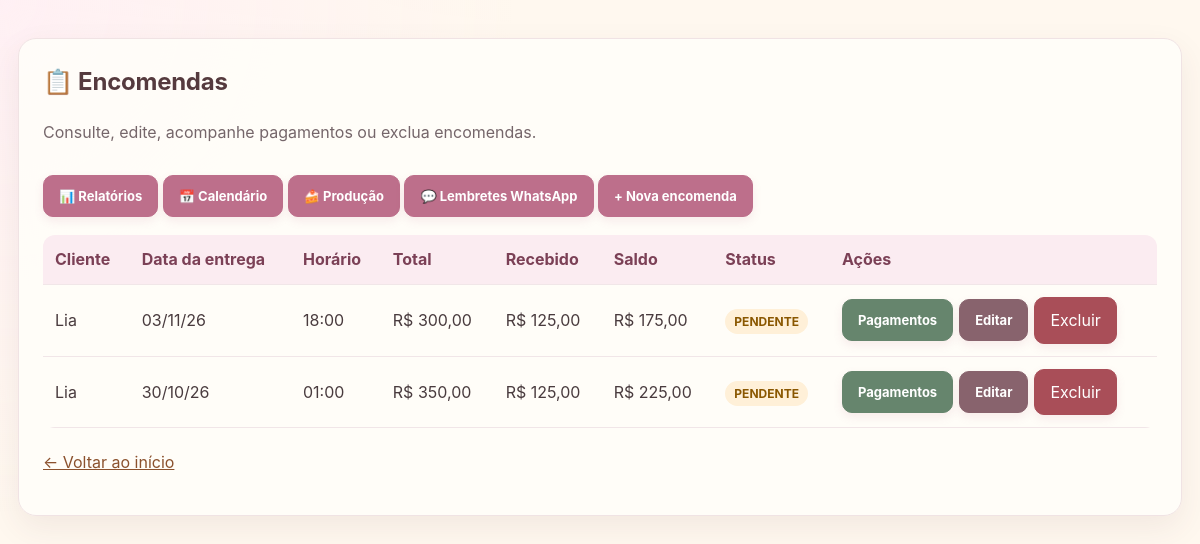
/encomendas, run on the app's committed database.
### tables this page shows
CREATE TABLE encomendas (
                id INTEGER PRIMARY KEY AUTOINCREMENT,
                cliente_id INTEGER NOT NULL,
                data_evento TEXT NOT NULL,
                hora_evento TEXT,
                descricao_bolo TEXT,
                tema TEXT,
                recheio TEXT,
                valor_bolo REAL NOT NULL DEFAULT 0,
                entrada REAL NOT NULL DEFAULT 0,
                status TEXT NOT NULL DEFAULT 'PENDENTE',
                observacoes TEXT,
                data_cadastro TEXT NOT NULL DEFAULT (
                    datetime('now', 'localtime')
                ), topo TEXT,
                FOREIGN KEY (cliente_id)
                    REFERENCES clientes(id)
            );

CREATE TABLE clientes (
                id INTEGER PRIMARY KEY AUTOINCREMENT,
                nome TEXT NOT NULL,
                telefone TEXT NOT NULL,
                data_cadastro TEXT NOT NULL DEFAULT (
                    datetime('now', 'localtime')
                )
            );

### app.py (the view)
@app.route("/encomendas")
def listar_encomendas():
    with conectar_banco() as conexao:
        encomendas = conexao.execute("""
            SELECT
                e.id,
                e.data_evento,
                e.hora_evento,
                e.status,
                c.nome AS cliente_nome,
                e.entrada,
                COALESCE((SELECT SUM(p.valor) FROM pagamentos p WHERE p.encomenda_id = e.id), 0) AS pagamentos_adicionais,
                e.entrada + COALESCE((SELECT SUM(p.valor) FROM pagamentos p WHERE p.encomenda_id = e.id), 0) AS total_pago,
                e.valor_bolo + COALESCE((
                    SELECT SUM(i.quantidade * i.valor_unitario)
                    FROM itens_encomenda i
                    WHERE i.encomenda_id = e.id
                ), 0) AS total
            FROM encomendas e
            JOIN clientes c ON c.id = e.cliente_id
            ORDER BY e.data_evento DESC, e.id DESC
        """).fetchall()
    return render_template("encomendas.html", encomendas=encomendas)

### app.py (called while the page is built)
def conectar_banco():
    conexao = sqlite3.connect(DATABASE)
    conexao.row_factory = sqlite3.Row
    conexao.execute("PRAGMA foreign_keys = ON")
    return conexao

@app.template_filter("moeda")
def formatar_moeda(valor):
    numero = Decimal(str(valor or 0))
    texto = f"{numero:,.2f}"
    texto = texto.replace(",", "X").replace(".", ",").replace("X", ".")
    return f"R$ {texto}"

### templates/encomendas.html (shortened to what this page needs)
<!DOCTYPE html>
<html lang="pt-BR"><head><link rel="stylesheet" href="{{ url_for('static', filename='css/doce-pedido.css') }}"></head><body><main><section class="painel"><div class="topo"><div><h1>📋 Encomendas</h1><p>Consulte, edite, acompanhe pagamentos ou exclua encomendas.</p></div><div><a class="botao" href="{{ url_for('relatorios') }}">📊 Relatórios</a> <a class="botao" href="{{ url_for('calendario') }}">📅 Calendário</a> <a class="botao" href="{{ url_for('lista_producao') }}">🍰 Produção</a> <a class="botao" href="{{ url_for('lembretes_whatsapp') }}">💬 Lembretes WhatsApp</a>
                <a class="botao" href="{{ url_for('nova_encomenda') }}">+ Nova encomenda</a></div></div>{% with mensagens=get_flashed_messages(with_categories=true) %}{% for categoria,mensagem in mensagens %}<div class="mensagem {{ categoria }}">{{ mensagem }}</div>{% endfor %}{% endwith %}{% if encomendas %}<div class="tabela-wrap"><table><thead><tr><th>Cliente</th><th>Data da entrega</th><th>Horário</th><th>Total</th><th>Recebido</th><th>Saldo</th><th>Status</th><th>Ações</th></tr></thead><tbody>{% for e in encomendas %}{% set saldo = (e.total or 0) - (e.total_pago or 0) %}<tr><td>{{ e.cliente_nome }}</td><td>{{ e.data_evento[8:10] }}/{{ e.data_evento[5:7] }}/{{ e.data_evento[2:4] }}</td><td>{{ e.hora_evento or '—' }}</td><td>{{ e.total|moeda }}</td><td>{{ e.total_pago|moeda }}</td><td>{{ saldo|moeda }}</td><td><span class="status {% if saldo <= 0 %}quitada{% endif %}">{% if saldo <= 0 %}QUITADA{% else %}PENDENTE{% endif %}</span></td><td><div class="acoes"><a class="botao pagamentos" href="{{ url_for('pagamentos_encomenda', encomenda_id=e.id) }}">Pagamentos</a><a class="botao editar" href="{{ url_for('editar_encomenda', encomenda_id=e.id) }}">Editar</a><form method="POST" action="{{ url_for('excluir_encomenda', encomenda_id=e.id) }}" onsubmit="return confirm('Tem certeza de que deseja excluir esta encomenda? Essa ação não poderá ser desfeita.');"><button class="excluir" type="submit">Excluir</button></form></div></td></tr>{% endfor %}</tbody></table></div>{% else %}<p class="vazio">Nenhuma encomenda cadastrada ainda.</p>{% endif %}<p style="margin-top:22px"><a href="{{ url_for('inicio') }}" style="color:#8b512d">← Voltar ao início</a></p></section></main></body></html>

### static/css/doce-pedido.css (style rules this page uses)
:root { --dp-rosa: #f4d7e2; --dp-rosa-forte: #bd6f8b; --dp-rosa-escuro: #7b4056; --dp-creme: #fff8ef; --dp-baunilha: #fffdf9; --dp-caramelo: #b87955; --dp-chocolate: #553a3e; --dp-texto: #493b3e; --dp-muted: #827579; --dp-borda: #f0e3e4; --dp-sombra: 0 12px 32px rgba(92, 54, 67, .08); }
* { box-sizing: border-box; }
body { background: radial-gradient(circle at top left, #fff0f4 0, transparent 32rem), var(--dp-creme) !important; color: var(--dp-texto) !important; font-family: Inter, "Segoe UI", Arial, sans-serif !important; line-height: 1.55; }
main { max-width: 1240px !important; }
.painel, .card, .caixa, .bloco, .formulario, .conteudo, .container-painel { background: rgba(255,253,249,.96) !important; border: 1px solid var(--dp-borda) !important; border-radius: 18px !important; box-shadow: var(--dp-sombra) !important; }
h1, h2, h3, h4 { color: var(--dp-chocolate); letter-spacing: -.25px; }
p { color: #75666a; }
a { transition: color .18s ease, background .18s ease, transform .18s ease; }
.botao, button, input[type="submit"], .btn { background: var(--dp-rosa-forte) !important; color: #fff !important; border: 1px solid var(--dp-rosa-forte) !important; border-radius: 10px !important; padding: 10px 15px; font-weight: 650; text-decoration: none; cursor: pointer; box-shadow: 0 4px 10px rgba(189,111,139,.12); }
.botao-secundario, .editar { background: #88636d !important; border-color: #88636d !important; }
.excluir { background: #a94e58 !important; border-color: #a94e58 !important; }
.pagamentos { background: #66856d !important; border-color: #66856d !important; }
table { border-collapse: separate !important; border-spacing: 0; }
th { background: #fbecf1 !important; color: var(--dp-rosa-escuro) !important; }
th, td { border-bottom: 1px solid #f1e6e8 !important; }
.status { border-radius: 999px !important; }
.topo { gap: 14px; }
.tabela-wrap { border-radius: 12px; }
html { -webkit-text-size-adjust: 100%; text-size-adjust: 100%; }
body { overflow-wrap: break-word; }
main { width: 100%; min-width: 0; }
.painel, .card, .caixa, .bloco, .formulario, .conteudo, .container-painel, .boas-vindas, .metric, .atalho { min-width: 0; }
.topo, .acoes, .acoes-topo, .filtros, .navegacao, .pedido-topo { min-width: 0; flex-wrap: wrap; }
input, select, textarea, button { font: inherit; }
form { min-width: 0; }
.tabela-wrap, .tabela, .table-responsive { max-width: 100%; overflow-x: auto; -webkit-overflow-scrolling: touch; }
.tabela-wrap table, .tabela table, .table-responsive table { min-width: 680px; }
button, .botao, .btn, input[type="submit"] { min-height: 42px; touch-action: manipulation; }
a { overflow-wrap: anywhere; }

### templates/encomendas.html (style rules this page uses)
* { box-sizing:border-box }
body { margin:0;padding:18px;background:#f7f5f2;color:#343434;font-family:Arial,sans-serif }
main { max-width:1200px;margin:20px auto }
.painel { background:#fff;padding:24px;border-radius:12px;box-shadow:0 3px 12px #0000000c }
h1 { margin-top:0 }
.topo { display:flex;justify-content:space-between;align-items:center;gap:12px;flex-wrap:wrap }
.botao,button { display:inline-block;padding:9px 12px;border:0;border-radius:7px;background:#bd713d;color:#fff;text-decoration:none;font-weight:bold;cursor:pointer;font-size:13px }
.editar { background:#343434 }
.excluir { background:#a63832 }
.pagamentos { background:#38764a }
.tabela-wrap { overflow-x:auto;margin-top:18px }
table { border-collapse:collapse;width:100%;min-width:900px }
th,td { text-align:left;padding:12px;border-bottom:1px solid #eee;vertical-align:middle }
th { background:#faf7f4 }
.acoes { display:flex;gap:6px;align-items:center }
.acoes form { margin:0 }
.status { font-size:12px;font-weight:bold;border-radius:20px;padding:5px 9px;background:#fff0d8;color:#8a5700 }

### data on the page
encomendas: cliente_nome "Lia", data_evento "03", data_evento "11", data_evento "26", hora_evento "18:00", total|moeda "R$ 300,00", total_pago|moeda "R$ 125,00", saldo "R$ 175,00"
encomendas: cliente_nome "Lia", data_evento "30", data_evento "10", data_evento "26", hora_evento "01:00", total|moeda "R$ 350,00", total_pago|moeda "R$ 125,00", saldo "R$ 225,00"
